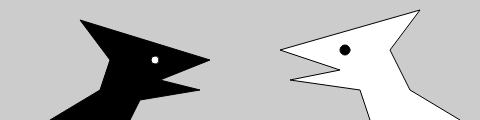
Frame 1 (no input)
Frame 60 (no input): identical to frame 1, image omitted
Frame 120 (the mouse pressed at the canvas centre since frame 60): identical to frame 1, image omitted

The p5.js sketch that drew this single still picture (run headless with seeded random() and noise() and a simulated clock; from frame 60 on, the mouse is pressed at the canvas centre):

// p5.js sketch
// ── sketch.js
function setup() {
  createCanvas(480, 120);
  create_ui();
}

function draw() {
  background(204);
  
  // Left creature
  fill(0);  // Correction
  beginShape();
  vertex(50, 120);
  vertex(100, 90);
  vertex(110, 60);
  vertex(80, 20);
  vertex(210, 60);
  vertex(160, 80);
  vertex(200, 90);
  vertex(140, 100);
  vertex(130, 120);
  endShape();
  fill(255);  // Correction
  ellipse(155, 60, 8, 8);

  // Right creature
  fill(255);
  beginShape();
  vertex(370, 120);
  vertex(360, 90);
  vertex(290, 80);
  vertex(340, 70);
  vertex(280, 50);
  vertex(420, 10);
  vertex(390, 50);
  vertex(410, 90);
  vertex(460, 120);
  endShape();
  fill(0);
  ellipse(345, 50, 10, 10);
  
  update_ui();
}

function create_ui() {
  createSpan().id('imx');
  createSpan().id('imy');
  createSpan().id('icc');
}

function update_ui() {
  select('#imx').html('[mouseX=' + mouseX + '] ')
  select('#imy').html('[mouseY=' + mouseY + '] ')
  select('#icc').html('[RGBA=' + get(mouseX, mouseY) + '] ')
}

// https://editor.p5js.org/jht1493/sketches/MLzEHAnCh
// Ex_03_20 Two Creatures ui

// https://editor.p5js.org/jht1493/sketches/mPX1b9278
// Ex_03_20 Two Creatures

// https://github.com/lmccart/gswp5.js-code/blob/master/03_Draw/Example_03_20.js
